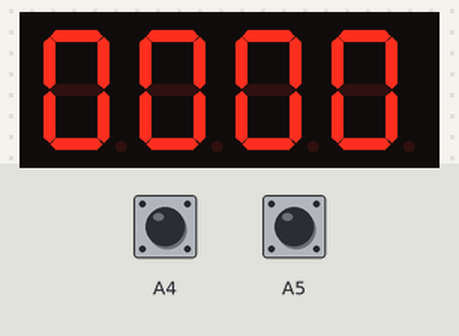
Simulated run of this sketch. Board: Arduino Uno, built with avr-gcc and run on an emulated ATmega328P. On the bench: 4-digit seven-segment display. The inputs (shaded band) are chosen by the test bench; at power-on: A4 HIGH, A5 HIGH.

Above: at 0.1 s.
At 7.3 s:
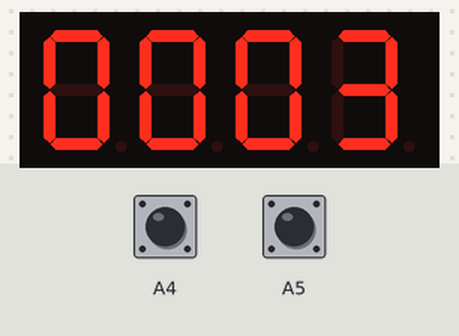
At 11.8 s:
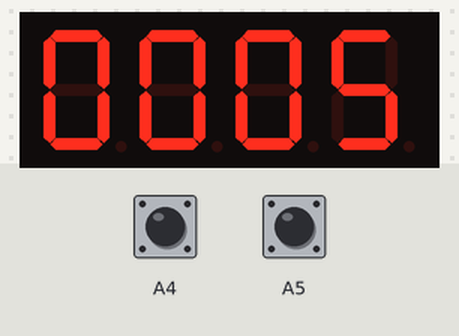
At 16.8 s:
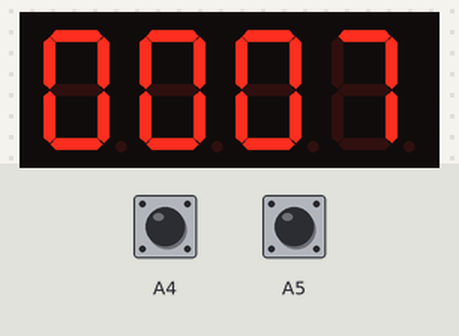
At 26.0 s:
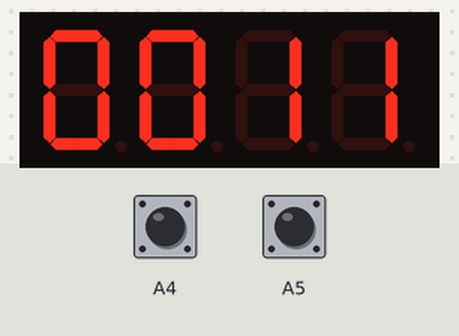
At 37.8 s:
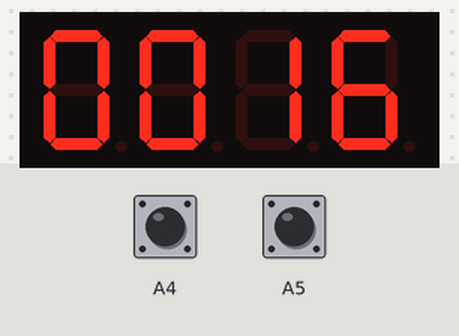

The sketch:

_327seven3.ino
```cpp
#include "SevSeg.h"
SevSeg sevseg; //Instantiate a seven segment controller object
  int Hour=0,Min=0;
  int step=1;
  int Pin10,Pin11;

void setup()
{
   pinMode(A4,INPUT_PULLUP);
   pinMode(A5,INPUT_PULLUP);

  byte numDigits = 4;
  byte digitPins[] = {5, 4, 3, 2};
   byte segmentPins[] = {6, 7, 8, 9, 10, 11, 12, 13};
  sevseg.begin(COMMON_CATHODE, numDigits,digitPins,segmentPins);
}

void loop()
{
  Pin10 = digitalRead(A4);
  Pin11 = digitalRead(A5);
  if (Pin10==0)
    Min = Hour = 0;
  if(Pin11==0)
    step=-1;
  else
      step=1;
  sevseg.setNumber(Hour * 100 + Min, 4);
  Min = Min + step;

  if( Min == 60)
  {
     Min=0;
      Hour=Hour+1;
      if(Hour==24)
      {
         Min=0;
         Hour=0;
      }

  } // overflow
    if( Min == -1 )
    {
        Min = 59;
        Hour=Hour-1;
      if (Hour == -1)
     {
          Hour = 23;
     }

  }
    for(int i=0;i<8000;i++)
      {
          sevseg.refreshDisplay();
          sevseg.refreshDisplay();
     }
}
```

Measured:
- what the display in image 1 shows lasts 2.3 s, from 7.3 s to 9.6 s
- what the display in image 4 shows lasts 2.5 s, from 26.0 s to 28.5 s
